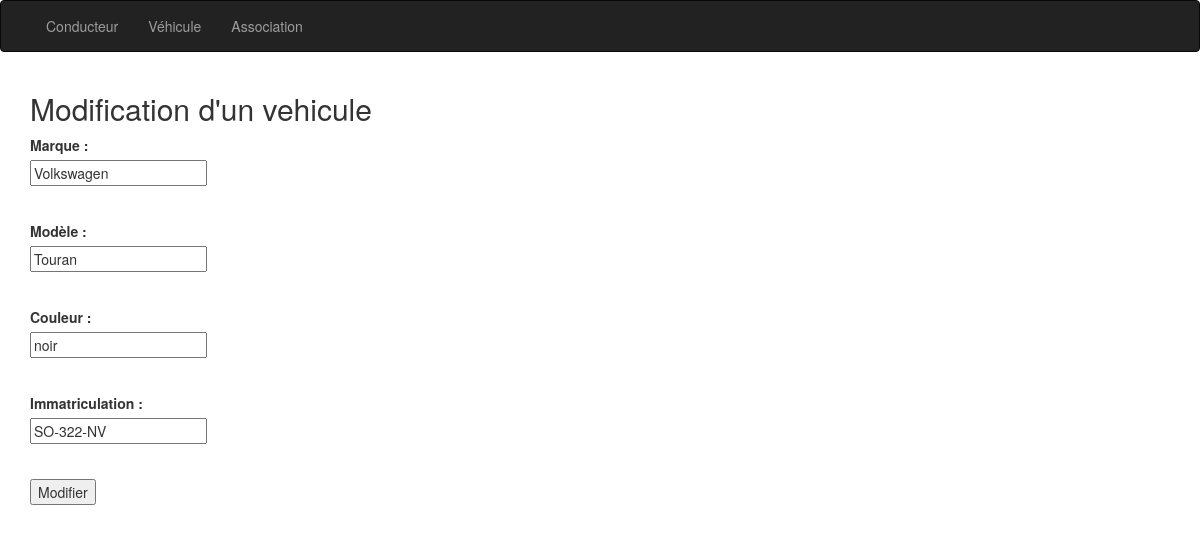
The app's page /eval_04/modif_vehicule.php?id_vehicule=504 with its own data.
### tables this page shows
CREATE TABLE `vehicule` (
  `id_vehicule` int(11) NOT NULL,
  `marque` varchar(100) NOT NULL,
  `modele` varchar(100) NOT NULL,
  `couleur` varchar(100) NOT NULL,
  `immatriculation` varchar(100) NOT NULL
);

### eval_04/modif_vehicule.php (the view, shortened to what this page needs)
<?php
require('inc/header.inc.php');
require('inc/init.inc.php');
$id_vehicule = $_GET['id_vehicule'];
$sql = $pdo -> query("SELECT * FROM vehicule WHERE id_vehicule = '$id_vehicule'");
$ligne_vehicule = $sql -> fetch();
?>
<div class="container">
    <h2>Modification d'un vehicule</h2>
    <form method="post" action="">
        <div class="form-group">
            <label for="prenom">Marque :</label><br>
            <input type="text" name="marque" id ="marque" value="<?= $ligne_vehicule['marque'] ?>"><br><br>
        </div>
        <div class="form-group">
            <label for="modele">Modèle :</label><br>
            <input type="text" name="modele" id= "modele" value="<?= $ligne_vehicule['modele'] ?>"><br><br>
        </div>
        <div class="form-group">
            <label for="couleur">Couleur :</label><br>
            <input type="text" name="couleur" id= "couleur" value="<?= $ligne_vehicule['couleur'] ?>"><br><br>
        </div>
        <div class="form-group">
            <label for="immatriculation">Immatriculation :</label><br>
            <input type="text" name="immatriculation" id= "immatriculation" value="<?= $ligne_vehicule['immatriculation'] ?>"><br><br>
        </div>
        <input type="submit" name="" value="Modifier">
        </form>
    </body>
</html>
<?php include('inc/footer.inc.php'); ?>

### records on screen
vehicule: marque "Volkswagen", modele "Touran", couleur "noir", immatriculation "SO-322-NV"
